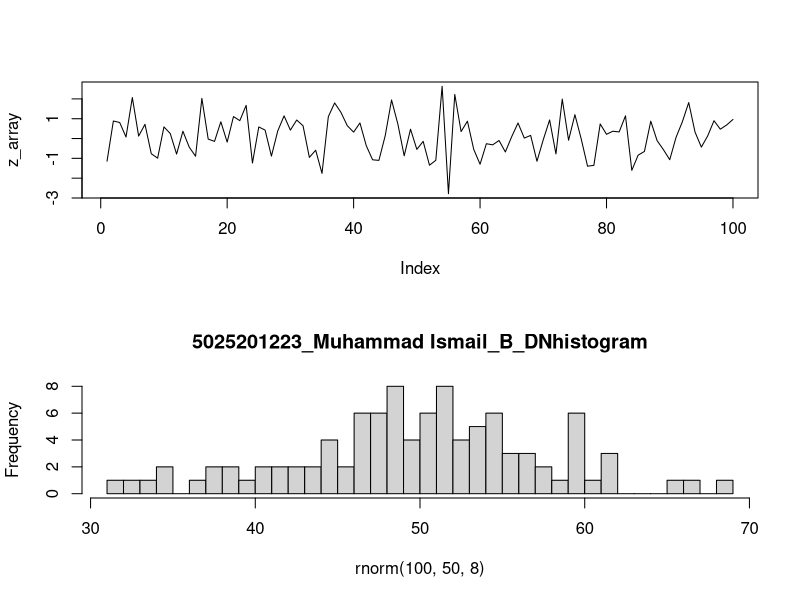

Here is the R script that generated this plot:
#6a
x1 = 0
x2 = 0
n = 100
m = 50
sd = 8

par(mfrow = c(2,1))
data = rnorm(n=n, mean=m, sd=sd)
z_array = c()

for (d in data)
  {
    z = (d - m)/sd
    z_array = append(z_array, z)
    
    if (d < m)
    {
      x1 = x1 + 1
    }
    else
    {
      x2 = x2 + 1
    }
  }


result = plot(z_array, type='l')

paste("Rata-rata adalah", m)
paste("x1 adalah", x1)
paste("x2 adalah", x2)

#6b
h = hist(rnorm(100, 50, 8), breaks = 50, main="5025201223_Muhammad Ismail_B_DNhistogram")

#6c
varian = sd*sd
paste("varian adalah", varian)